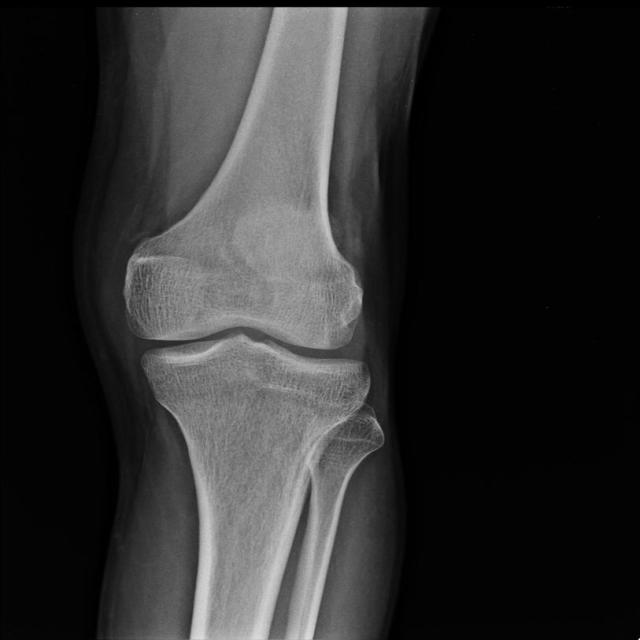
#> input picture dataset/Avulsion fracture/05cc2e0302957e0ad27edb6b9ffbc2_jumbo_jpg.rf.c15eb3758845b639f3aaba73c373501d.jpg, 640 x 640 px, found by its file name; its folder holds only this picture in this run
$ jupyter execute percobaan1.ipynb   (older library calls are emulated)
#> lines starting #> are read from the running program, lines starting #| are printed output that depends on the picture
# KELOMPOK 21
**- CHRISTIAN HADI CANDRA (F1D02310108)**
**- DODI WIJAYA (F1D02310047)**
**- HILYA FITRI (F1D02310009)**
**- R. RAFI YUDI PRAMANA (F1D02310132)**

## KLASIFIKASI PATAH TULANG

## IMPORT LIBRARY

[cell 1]
import os
import cv2 as cv
import matplotlib.pyplot as plt
import numpy as np
import pandas as pd
from sklearn.model_selection import train_test_split, cross_val_predict
from sklearn.metrics import accuracy_score, classification_report
from skimage.feature import graycomatrix, graycoprops
from scipy.stats import entropy
from sklearn.ensemble import RandomForestClassifier
from sklearn.svm import SVC
from sklearn.neighbors import KNeighborsClassifier
from sklearn.metrics import accuracy_score, precision_score, recall_score, f1_score, confusion_matrix, classification_report
from sklearn.metrics import (confusion_matrix, ConfusionMatrixDisplay)
import seaborn as sns

| **Library** | **Penjelasan** |
|-------------|----------------|
| `os` | Digunakan untuk interaksi dengan sistem file, seperti mengakses direktori, membaca isi folder, dan mengelola path file. Dalam klasifikasi patah tulang, `os` sangat berguna untuk menavigasi struktur folder dataset, seperti mengambil data dari subfolder kelas tertentu menggunakan `os.listdir()` dan `os.path.join()`. |
| `cv2` | OpenCV adalah library utama untuk pemrosesan citra. Digunakan untuk membaca gambar (`cv2.imread`), mengubah ukuran (`cv2.resize`), dan konversi ke grayscale (`cv2.cvtColor`). Juga mendukung filtering, thresholding, dan morfologi (dilasi, erosi), sangat penting dalam membersihkan citra X-ray sebelum ekstraksi fitur. |
| `matplotlib.pyplot` | Digunakan untuk visualisasi gambar dan grafik. Membantu menampilkan hasil preprocessing, prediksi, grafik akurasi, dan confusion matrix. Sangat berguna untuk analisis dan dokumentasi hasil dalam proyek klasifikasi citra patah tulang. |
| `numpy` | Library dasar untuk komputasi numerik. Mewakili citra sebagai array dan digunakan dalam semua tahap manipulasi data, termasuk reshape, mean, std, serta operasi matriks. Hasil ekstraksi fitur juga biasanya disimpan dalam array numpy. |
| `pandas` | Digunakan untuk pengelolaan data tabular dengan `DataFrame`. Sangat berguna untuk menyimpan fitur hasil ekstraksi beserta labelnya. Memudahkan analisis, eksplorasi, dan integrasi dengan model machine learning. Hasil evaluasi juga bisa disimpan ke CSV atau Excel. |

[cell 2]
data = []
labels = []
file_name = []
for sub_folder in os.listdir("dataset\\"):
    sub_folder_files = os.listdir(os.path.join("dataset\\", sub_folder))
    for i, filename in enumerate(sub_folder_files):
        img_path = os.path.join("dataset\\", sub_folder, filename)
        img = cv.imread(img_path)
#> img is the input picture: shape (640, 640, 3); min 0, max 250, mean 46
        img = cv.resize(img, (512,512))
#> img: shape (512, 512, 3)

        data.append(img)
        labels.append(sub_folder)
        name = os.path.splitext(filename)[0]
        file_name.append(filename)

data = np.array(data)
labels = np.array(labels)

# Hitung jumlah data tiap kelas manual
class_count = {}
for label in labels:
    if label in class_count:
        class_count[label] += 1
    else:
        class_count[label] = 1

label = list(class_count.keys())
jumlah = list(class_count.values())

# Plot diagram batang
plt.figure(figsize=(10,6))
plt.bar(label, jumlah, color='skyblue')
plt.title("Dataset Patah Tulang")
plt.xlabel("Nama Kelas")
plt.ylabel("Jumlah Citra")
plt.xticks(rotation=45)
plt.tight_layout()
plt.show()
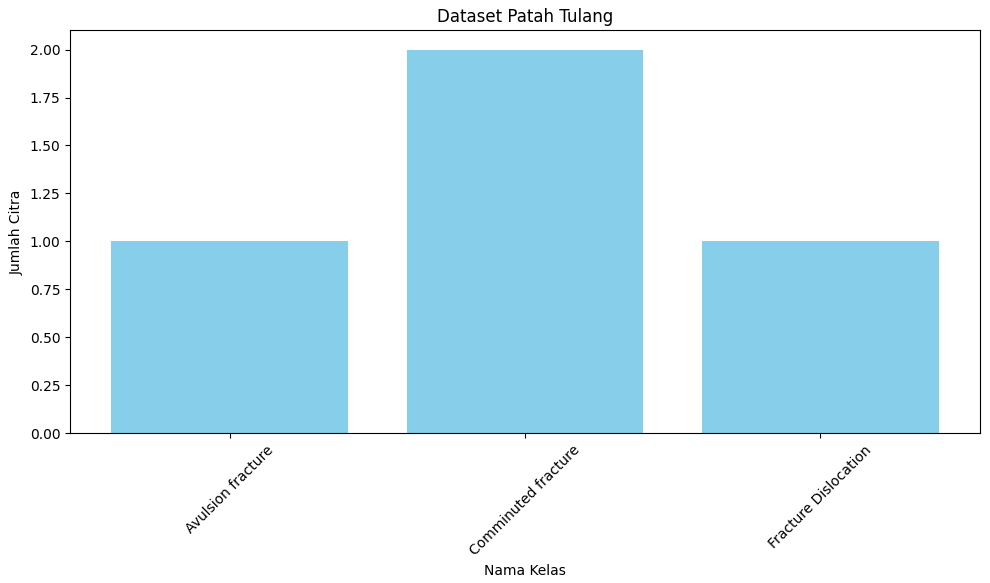
#> figure drawn by matplotlib, 1 panel; tallest bar 2 high, from x = 0.6 to 1.4

- Kode di atas berfungsi untuk memuat data citra dari folder yang berstruktur berisi subfolder, di mana setiap subfolder mewakili satu kelas. Pertama, kode melakukan iterasi pada setiap subfolder dalam folder utama `"dataset\\"`, dan memastikan hanya folder yang diproses. Selanjutnya, setiap file gambar di dalam subfolder tersebut dibaca menggunakan OpenCV (`cv.imread`) dan diubah ukurannya menjadi 512x512 piksel agar ukuran citra konsisten. Gambar yang berhasil dimuat kemudian disimpan dalam list `data`, sedangkan nama subfolder (kelas) disimpan ke dalam list `labels`, dan nama file aslinya disimpan dalam `file_name`. Setelah proses pemuatan selesai, list `data` dan `labels` dikonversi ke array NumPy agar lebih mudah diolah.

- Untuk mengetahui distribusi jumlah citra pada setiap kelas, kode membuat sebuah dictionary `class_count` yang menghitung banyaknya kemunculan tiap label secara manual dengan melakukan iterasi pada array `labels`. Jika label sudah ada di dictionary, nilainya ditambah satu; jika belum, dibuat entri baru dengan nilai satu. Dari dictionary ini kemudian dibuat dua list, yaitu `label` yang berisi nama kelas, dan `jumlah` yang berisi jumlah citra masing-masing kelas.

- Terakhir, kode menggunakan `matplotlib` untuk menampilkan diagram batang (bar chart) yang merepresentasikan jumlah citra pada tiap kelas. Label kelas diletakkan di sumbu x, jumlah citra di sumbu y, dengan judul grafik "Dataset Patah Tulang". Agar label kelas yang mungkin cukup panjang tetap terbaca dengan rapi, teks pada sumbu x diputar 45 derajat. Fungsi `plt.tight_layout()` memastikan tata letak grafik tidak tumpang tindih sehingga hasil visualisasi menjadi lebih rapi dan jelas. Dengan demikian, grafik ini memudahkan untuk melihat dan membandingkan jumlah data gambar dari masing-masing kelas pada dataset.

## DEFINE FUNCTION

[cell 3]
def median(citra, kernel_size):
    pad_size = kernel_size // 2
    padded = np.pad(citra, pad_width=pad_size, mode='edge')

    height, width = citra.shape
    result = np.zeros_like(citra)

    for i in range(height):
        for j in range(width):
            area_konvo = padded[i:i+kernel_size, j:j+kernel_size]
            list_konvo = [area_konvo[x][y] for x in range(kernel_size) for y in range(kernel_size)]
            urutkan = np.sort(list_konvo)
            mid = len(urutkan) // 2
            result[i, j] = urutkan[mid]
    return result

def ekualisasi(citra):
    height, width = citra.shape

    hist = np.zeros(256, dtype=int)
    for i in range(height):
        for j in range(width):
            value = citra[i, j]
            hist[value] += 1

    cdf = np.zeros(256, dtype=int)
    for i in range(256):
        cdf[i] = np.sum(hist[:i+1])

    cdf_min = np.min(cdf[cdf > 0])

    norm_cdf = np.round((cdf - cdf_min) / (height * width - cdf_min) * 255)
    norm_cdf = np.minimum(norm_cdf, 255)
    norm_cdf = np.maximum(norm_cdf, 0).astype(np.uint8)

    citra_eq = np.zeros_like(citra, dtype=np.uint8)
    for i in range(height):
        for j in range(width):
            value = citra[i, j]
            citra_eq[i, j] = norm_cdf[value]

    return citra_eq

def konvolusi(image, kernel):
    img_height, img_width = image.shape
    k_height, k_width = kernel.shape
    pad_h = k_height // 2
    pad_w = k_width // 2

    padded_img = np.pad(image, ((pad_h, pad_h), (pad_w, pad_w)), mode='reflect')

    result = np.zeros((img_height, img_width), dtype=np.float64)

    for i in range(img_height):
        for j in range(img_width):
            area_konvo = padded_img[i:i+k_height, j:j+k_width]
            result[i, j] = np.sum(area_konvo * kernel)

    return result

def deteksi_tepi(image, kernelX, kernelY):
    hasilX = konvolusi(image, kernelX)
    hasilY = konvolusi(image, kernelY)

    magnitude = np.sqrt(hasilX**2 + hasilY**2)

    magnitude = cv.convertScaleAbs(magnitude)

    return magnitude

Px = np.array([[-1,0,1], [-1,0,1], [-1,0,1]])
Py = np.array([[1,1,1], [0,0,0], [-1,-1,-1]])

def prepro1(image):
    gray = cv.cvtColor(image, cv.COLOR_BGR2GRAY)
    img = median(gray, 5)
    img_eq = ekualisasi(img)
    img_prewitt = deteksi_tepi(img_eq, Px, Py)
    return img_prewitt

| No | Fungsi/Variabel    | Penjelasan                                                                                                                                                                         |
|----|--------------------|------------------------------------------------------------------------------------------------------------------------------------------------------------------------------------|
| 1  | `median`           | Melakukan median filter pada citra grayscale untuk menghilangkan noise, dengan cara mengganti setiap piksel dengan nilai median dari area sekitarnya.                            |
| 2  | `ekualisasi`       | Meningkatkan kontras citra dengan histogram equalization, mendistribusikan nilai piksel agar lebih merata dari 0–255.                                                            |
| 3  | `konvolusi`        | Melakukan konvolusi antara citra dan kernel menggunakan padding `'reflect'`, digunakan untuk berbagai keperluan seperti deteksi tepi atau filtering.                              |
| 4  | `deteksi_tepi`     | Menghitung magnitude tepi dari hasil konvolusi arah horizontal dan vertikal, lalu mengubahnya menjadi format 8-bit menggunakan `convertScaleAbs`.                              |
| 5  | `Px`, `Py`         | Kernel Prewitt untuk deteksi tepi. `Px` mendeteksi tepi horizontal, `Py` mendeteksi vertikal.                                                                                     |
| 6  | `prepro1`          | Pipeline preprocessing: ubah ke grayscale → median filter → histogram equalization → deteksi tepi dengan Prewitt. Menghasilkan citra tepi siap proses lanjutan.                 |

### ANALISIS PENGGUNAAN PRE-PROCESSING

Langkah awal yang dilakukan adalah menerapkan fungsi resize pada citra menjadi ukuran 512x512 piksel. Ukuran ini dipilih sebagai kompromi antara efisiensi komputasi dan pelestarian detail visual. Jika ukuran terlalu kecil, informasi penting—terutama struktur tulang dan patahan—bisa hilang. Sebaliknya, ukuran terlalu besar akan memperlambat proses komputasi.

- Grayscale:
Citra diubah menjadi citra skala abu-abu (grayscale) untuk mengurangi kompleksitas data, dari tiga kanal warna (RGB) menjadi satu kanal intensitas. Ini mempercepat proses pengolahan dan lebih relevan karena informasi warna tidak terlalu berpengaruh dalam citra X-ray.

- Median Filter:
Digunakan untuk menghilangkan noise, seperti bintik putih atau artefak pada hasil X-ray. Filter median dengan ukuran kernel 5x5 mampu membersihkan noise kecil tanpa mengaburkan atau merusak struktur tulang. Ini penting agar fitur tulang tetap jelas saat diproses lebih lanjut.

- Histogram Equalization:
Digunakan untuk meningkatkan kontras citra. Teknik ini membuat struktur tulang, patahan, atau area dengan perbedaan intensitas rendah menjadi lebih terlihat. Dengan ekualisasi, area yang terlalu gelap atau terlalu terang dapat dinormalisasi sehingga detail penting tidak hilang.

- Prewitt Operator:
Prewitt digunakan dalam proses deteksi tepi untuk menonjolkan kontur tulang dan potensi retakan/patahan. Operator ini menghitung gradien perubahan intensitas secara horizontal dan vertikal. Prewitt dipilih karena cukup sederhana dan efektif dalam mendeteksi perubahan tajam pada citra, yang umumnya menunjukkan adanya patah tulang.

[cell 4]
dataPreprocessed = []

for i in range(len(data)):
    img = data[i]
    preprocessed_img = prepro1(img)
    dataPreprocessed.append(preprocessed_img)
#> this loop made 4 passes
#> pass 1, in prepro1, `img_eq = ekualisasi(img)`:
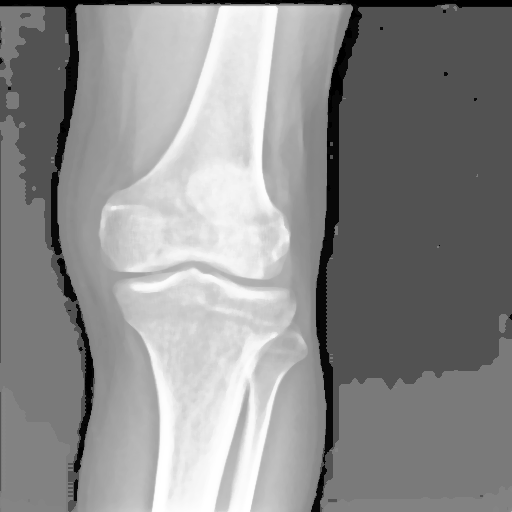
#> img_eq: shape (512, 512); min 0, max 255, mean 140.3

Kode tersebut bertujuan untuk melakukan proses preprocessing pada seluruh citra yang telah dimuat sebelumnya ke dalam variabel `data`. Proses ini dimulai dengan membuat sebuah list kosong bernama `dataPreprocessed` yang akan menampung hasil citra yang telah diproses. Selanjutnya, kode melakukan iterasi terhadap setiap citra di dalam `data` menggunakan indeks `i`. Pada setiap iterasi, citra yang diambil dari `data` kemudian diproses melalui sebuah fungsi bernama `prepro1()`, yang berfungsi melakukan langkah-langkah preprocessing tertentu, seperti normalisasi, penghapusan noise, atau transformasi lain yang diperlukan untuk mempersiapkan citra agar siap digunakan dalam tahap analisis atau pelatihan model. Setelah citra selesai diproses oleh fungsi tersebut, hasilnya disimpan ke dalam list `dataPreprocessed`. Dengan demikian, setelah seluruh citra diproses, `dataPreprocessed` akan berisi kumpulan citra yang sudah siap dan telah melewati tahapan preprocessing, yang biasanya sangat penting untuk meningkatkan kualitas dan konsistensi data sebelum digunakan dalam aplikasi berikutnya.

## AUGMENTASI

[cell 5]
def rotasi(image, theta_deg):
    theta = np.radians(theta_deg)
    cos_theta = np.cos(theta)
    sin_theta = np.sin(theta)

    height, width = image.shape
    rotasi_img = np.zeros_like(image)

    cx, cy = width // 2, height // 2

    for i in range(height):
        for j in range(width):
            x_new = j - cx
            y_new = i - cy

            x_orig = x_new * cos_theta + y_new * sin_theta
            y_orig = -x_new * sin_theta + y_new * cos_theta

            x_orig += cx
            y_orig += cy

            if 0 <= x_orig < width and 0 <= y_orig < height:
                rotasi_img[i, j] = image[int(y_orig), int(x_orig)]

    return rotasi_img

def flip_horizontal(image):
    img_flipped = np.zeros_like(image)
    rows, cols =image.shape
    for i in range(rows):
        for j in range(cols):
            img_flipped[i,j]=image[i, cols - 1-j]
    return img_flipped

def flip_vertical(image):
    img_flipped = np.zeros_like(image)
    rows, cols =image.shape
    for i in range(rows):
        for j in range(cols):
            img_flipped[i,j]=image[rows-1-i,j]
    return img_flipped

| Fungsi                | Deskripsi                                                                                       | Efek pada Citra                                    |
|-----------------------|------------------------------------------------------------------------------------------------|---------------------------------------------------|
| `rotasi(image, theta_deg)`     | Memutar citra sebesar sudut tertentu menggunakan transformasi rotasi berbasis matriks.         | Citra berputar dengan sudut yang diberikan tanpa merubah proporsi utama. |
| `flip_horizontal(image)` | Membalik citra secara horizontal dengan membalik posisi piksel dari kiri ke kanan.             | Citra menjadi cermin secara horizontal (kiri-kanan tertukar).            |
| `flip_vertical(image)`   | Membalik citra secara vertikal dengan membalik posisi piksel dari atas ke bawah.               | Citra menjadi cermin secara vertikal (atas-bawah tertukar).             |

## PROSES AUGMENTASI

[cell 6]
data_augmented = []
labels_augmented = []
paths_augmented = []
file_name_augmented = []
for i in range(len(dataPreprocessed)):
    img = dataPreprocessed[i]
    label = labels[i]
    fname = file_name[i]

    # Data asli
    data_augmented.append(img)
    labels_augmented.append(label)
    file_name_augmented.append(fname + "_original")

    # Rotasi 45
    img_rot45 = rotasi(img, 45)
    data_augmented.append(img_rot45)
    labels_augmented.append(label)
    file_name_augmented.append(fname + "_rot45")
    img_fliph = flip_horizontal(img)
    data_augmented.append(img_fliph)
    labels_augmented.append(label)
    file_name_augmented.append(fname + "_fliph")

    # Flip vertical
    img_flipv = flip_vertical(img)
    data_augmented.append(img_flipv)
    labels_augmented.append(label)
    file_name_augmented.append(fname + "_flipv")
#> this loop made 4 passes
#> pass 1, `img = dataPreprocessed[i]`:
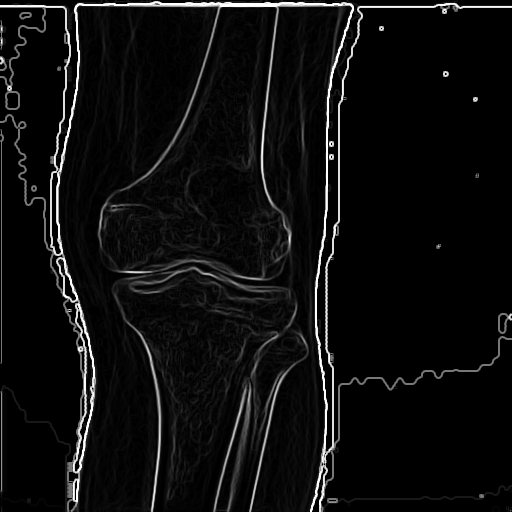
#> img: shape (512, 512); min 0, max 255, mean 13.6
#> pass 1, `img_rot45 = rotasi(img, 45)`:
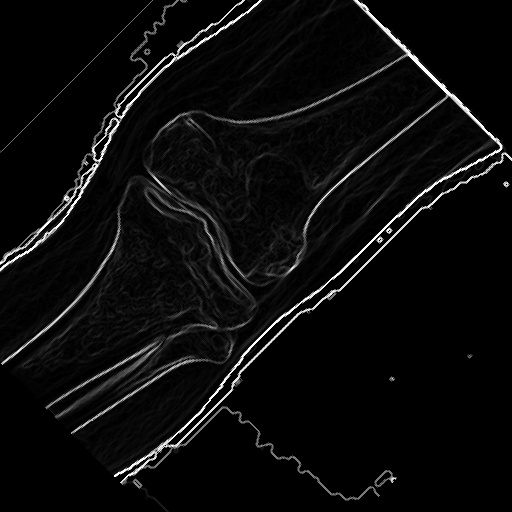
#> img_rot45: shape (512, 512); min 0, max 255, mean 11.6
#> pass 1, `img_fliph = flip_horizontal(img)`:
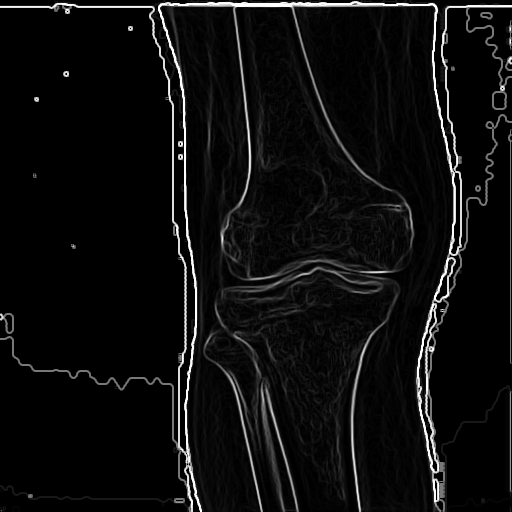
#> img_fliph: shape (512, 512); min 0, max 255, mean 13.6
#> pass 1, `img_flipv = flip_vertical(img)`:
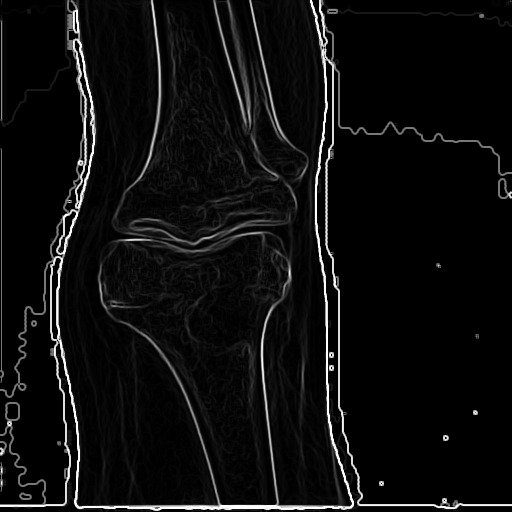
#> img_flipv: shape (512, 512); min 0, max 255, mean 13.6
#> after the loop:
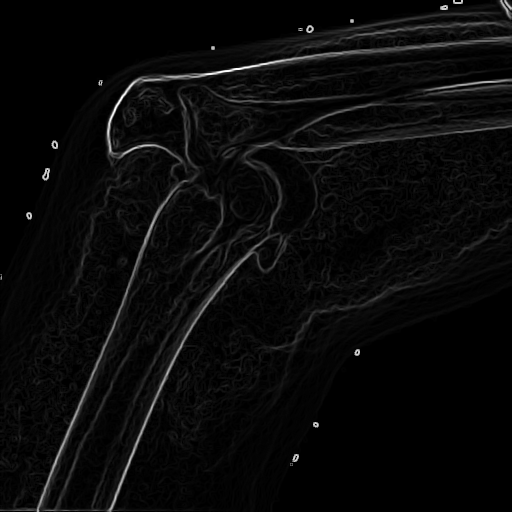
#> img: shape (512, 512); min 0, max 255, mean 9.7

Kode tersebut melakukan proses augmentasi data citra yang sudah melalui tahap preprocessing sebelumnya, yang disimpan dalam `dataPreprocessed`. Pada setiap iterasi, citra dan label aslinya serta nama file terkait diambil berdasarkan indeks yang sama. Pertama, citra asli ditambahkan ke dalam list baru `data_augmented` bersama dengan label dan nama file yang diberi akhiran "\_original" untuk menandakan data asli. Selanjutnya, citra tersebut diproses dengan fungsi `rotasi` untuk memutar gambar sebesar 45 derajat, hasil rotasi ini juga disimpan ke dalam `data_augmented` dengan label yang sama dan nama file yang diakhiri dengan "\_rot". Setelah itu, citra juga dibalik secara horizontal menggunakan fungsi `flip_horizontal`, dan hasilnya disimpan dengan nama file yang diakhiri "\_fliph". Terakhir, citra juga dibalik secara vertikal menggunakan fungsi `flip_vertical`, dan hasilnya dimasukkan ke dalam dataset augmentasi dengan nama file berakhiran "\_flipv". Dengan demikian, dari setiap citra asli dihasilkan beberapa variasi baru yang memperkaya dataset, yang nantinya dapat membantu model machine learning untuk belajar dari data yang lebih beragam dan meningkatkan kemampuan generalisasi pada tugas klasifikasi atau pengenalan citra.

[cell 7]
print("Data sebelum augmentasi: ", len(data))
print("Data setelah augmentasi: ", len(data_augmented))

Kode tersebut berfungsi untuk menampilkan perbandingan jumlah data citra sebelum dan sesudah proses augmentasi. Baris pertama `print("Data sebelum augmentasi: ", len(data))` mencetak jumlah citra asli yang telah dimuat ke dalam variabel `data` sebelum dilakukan penambahan variasi. Sedangkan baris kedua `print("Data setelah augmentasi: ", len(data_augmented))` mencetak jumlah citra setelah proses augmentasi, yang mencakup citra asli beserta semua variasi hasil rotasi dan pembalikan (flip) yang telah dibuat. Dengan menampilkan kedua angka ini, kita dapat melihat secara jelas berapa banyak data tambahan yang berhasil dihasilkan melalui teknik augmentasi, sehingga dataset menjadi lebih besar dan lebih bervariasi untuk meningkatkan kualitas pelatihan model machine learning.

## MENAMPILKAN SAMPLE GAMBAR

[cell 8]
label_dict = {}

for img, label in zip(data_augmented, labels_augmented):
    if label not in label_dict:
        label_dict[label] = []
    if len(label_dict[label]) < 5:
        label_dict[label].append(img)

for label, images in label_dict.items():
    plt.figure(figsize=(12, 3))
    plt.suptitle(f'Label: {label}', fontsize=16)
    for i, img in enumerate(images):
        plt.subplot(1, 5, i+1)
        plt.imshow(img, cmap='gray')
        plt.axis('off')
    plt.show()
#> this loop made 3 passes
#> pass 2, `plt.show()`:
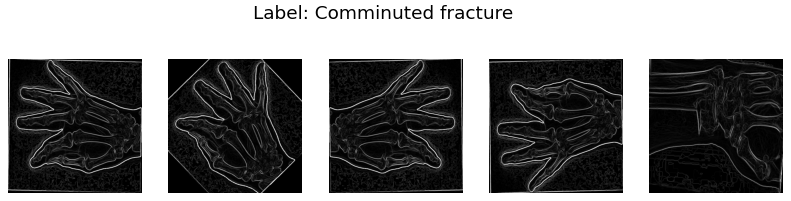
#> figure drawn by matplotlib, 5 panels
#> (the rest of the program and of its run is left out)
